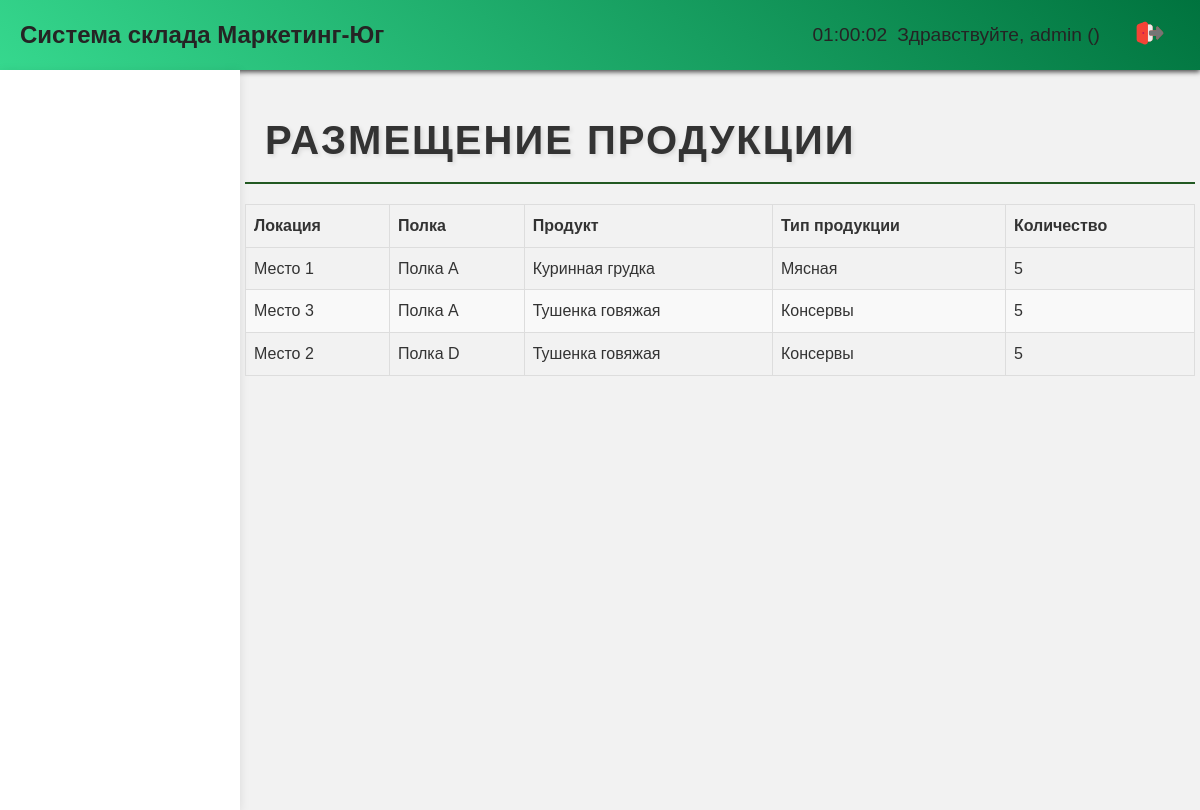
The page /placement/ (signed in) on the database its author committed.
### base/models.py (models this page shows, shortened)
class ProductLocation(models.Model):
    product = models.ForeignKey(Product, on_delete=models.CASCADE)
    shelf_location = models.ForeignKey(ShelfLocation, on_delete=models.CASCADE)
    class Meta:
        unique_together = ('product', 'shelf_location')
        verbose_name = 'Местоположение продукта'
        verbose_name_plural = 'Местоположения продуктов'

class ShelfLocation(models.Model):
    shelf = models.ForeignKey(Shelf, on_delete=models.CASCADE)
    location = models.ForeignKey(Location, on_delete=models.CASCADE)
    class Meta:
        unique_together = ('shelf', 'location')
        verbose_name = 'Местоположение на полке'
        verbose_name_plural = 'Местоположения на полках'

class Location(models.Model):
    place_number = models.IntegerField()
    def __str__(self):
        return f"Место {self.place_number}"
    class Meta:
        verbose_name = 'Место'
        verbose_name_plural = 'Места'

class Shelf(models.Model):
    shelf_letter = models.CharField(max_length=1, unique=True)
    def __str__(self):
        return f"Полка {self.shelf_letter}"
    class Meta:
        verbose_name = 'Полка'
        verbose_name_plural = 'Полки'

class Product(models.Model):
    name = models.CharField(max_length=100)
    product_type = models.ForeignKey('ProductType', on_delete=models.CASCADE)
    description = models.TextField(blank=True, null=True)
    price = models.DecimalField(max_digits=10, decimal_places=2)
    quantity = models.IntegerField(default=0)
    updated = models.DateTimeField(auto_now=True)
    created = models.DateTimeField(auto_now_add=True)
    class Meta:
        verbose_name = 'Продукция'
        verbose_name_plural = 'Продукции'

class ProductType(models.Model):
    name = models.CharField(max_length=100)
    updated = models.DateTimeField(auto_now=True)
    created = models.DateTimeField(auto_now_add=True)
    def __str__(self):
        return self.name
    class Meta:
        verbose_name = 'Тип-продукции'
        verbose_name_plural = 'Типы-продукции'

### base/views.py (the view)
# urls.py: path('placement/', views.placement, name='placement'),
def placement(request):
    product_locations = ProductLocation.objects.all()
    context = {
        'product_locations': product_locations
    }
    return render(request, 'placement.html', context)

### base/templatetags/group_tags.py (called while the page is built)
@register.filter(name='has_group')
def has_group(user, group_name):
    return user.groups.filter(name=group_name).exists()

### templates/placement.html (shortened to what this page needs)
{% extends 'home.html' %}
{% load static %}
{% block content %}
    <h2>Размещение продукции</h2>
    <table class="placement-table">
        <thead>
            <tr>
                <th>Локация</th>
                <th>Полка</th>
                <th>Продукт</th>
                <th>Тип продукции</th>
                <th>Количество</th>
            </tr>
        </thead>
        <tbody>
            {% for product_location in product_locations %}
            <tr>
                <td>{{ product_location.shelf_location.location }}</td>
                <td>{{ product_location.shelf_location.shelf }}</td>
                <td>{{ product_location.product.name }}</td>
                <td>{{ product_location.product.product_type }}</td>
                <td>{{ product_location.product.quantity }}</td>
            </tr>
            {% empty %}
            <tr>
                <td colspan="5">Нет данных о размещении</td>
            </tr>
            {% endfor %}
        </tbody>
    </table>
{% endblock %}

### templates/header.html (shortened to what this page needs)
<header>
{% load static %}
    <link rel="stylesheet" href="{% static 'styles/header.css' %}">
    <div class="header-left">
        <h1>Система склада Маркетинг-Юг</h1>
    </div>
    <div class="header-right">
    <span id="current-time"></span>
        {% if user.is_authenticated %}
            <span>Здравствуйте, {{ user.username }} ({{ user.groups.first.name }})</span>
        <a href="{% url 'logout' %}">
            <img src="{% static 'images/exit.svg' %}" alt="Выход">
            </a>
        {% else %}
            <a href="{% url 'login' %}">Войти</a>
        {% endif %}
    </div>
</header>

### static/styles/home.css (style rules this page uses)
body { font-family: Arial, sans-serif; background: #f2f2f2; margin: 0; padding: 0; display: flex; flex-direction: column; }
header { background: linear-gradient(220deg, #00733E, #36D88E); color: #ffffff; padding: 10px 20px; display: flex; justify-content: space-between; align-items: center; }
h2 { font-family: 'Arial', sans-serif; font-size: 2.5rem; font-weight: bold; color: #333; text-transform: uppercase; letter-spacing: 2px; text-shadow: 2px 2px 4px rgba(0, 0, 0, 0.1); margin-bottom: 20px; padding-left: 20px; border-bottom: 2px solid rgba(12, 73, 12, 0.9); padding-bottom: 10px; position: relative; }
.header-left h1 { margin: 0; }
.header-right { display: flex; align-items: center; }
.header-right span { margin-right: 20px; }
.header-right a { color: #ffffff; text-decoration: none; margin-left: 10px; }
.placement-table { width: 100%; border-collapse: collapse; margin-top: 20px; }
.placement-table th, .placement-table td { border: 1px solid #ddd; padding: 8px; text-align: left; }
.placement-table th { background-color: #f2f2f2; }
.placement-table tbody tr:nth-child(even) { background-color: #f9f9f9; }

### static/styles/header.css (style rules this page uses)
header { background-color: #007633; color: #252424; padding: 10px 20px; display: flex; justify-content: space-between; align-items: center; box-shadow: 0 2px 5px rgba(0, 0, 0, 0.7); }
.header-left h1 { font-size: 1.5rem; margin: 0; }
.header-right { display: flex; align-items: center; }
.header-right span { margin-right: 10px; font-size: 1.2rem; }
.header-right a { color: #252424; text-decoration: none; padding: 8px 15px; border-radius: 5px; transition: background-color 0.3s ease; }

### rows shown on the page
ProductLocation: shelf_location.location "Место 1", shelf_location.shelf "Полка A", product.name "Куринная грудка", product.product_type "Мясная", product.quantity "5"
ProductLocation: shelf_location.location "Место 3", shelf_location.shelf "Полка A", product.name "Тушенка говяжая", product.product_type "Консервы", product.quantity "5"
ProductLocation: shelf_location.location "Место 2", shelf_location.shelf "Полка D", product.name "Тушенка говяжая", product.product_type "Консервы", product.quantity "5"

### other values the page prints
{{ user.username }} "admin"
